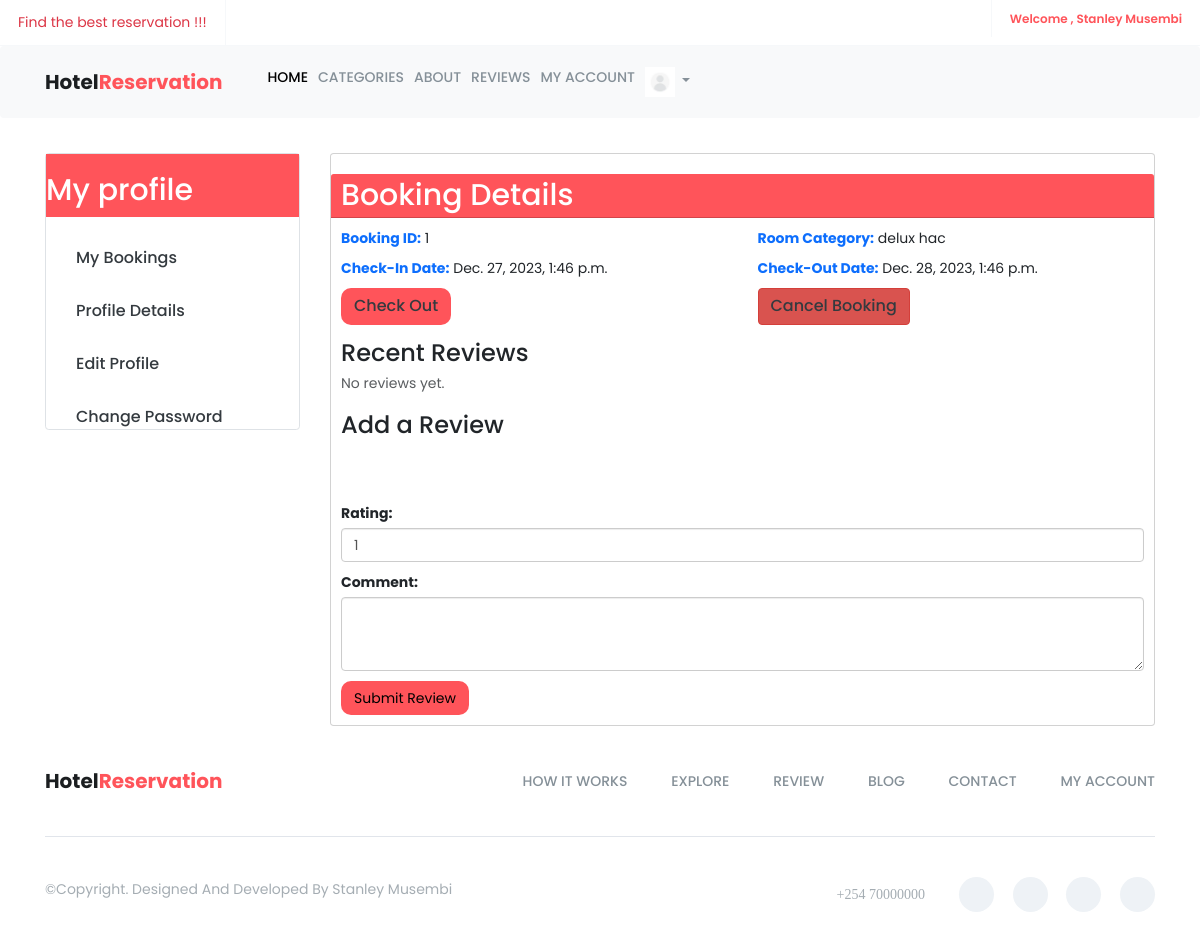
The app's page /auth/my_booking/1/ (signed in), older data.
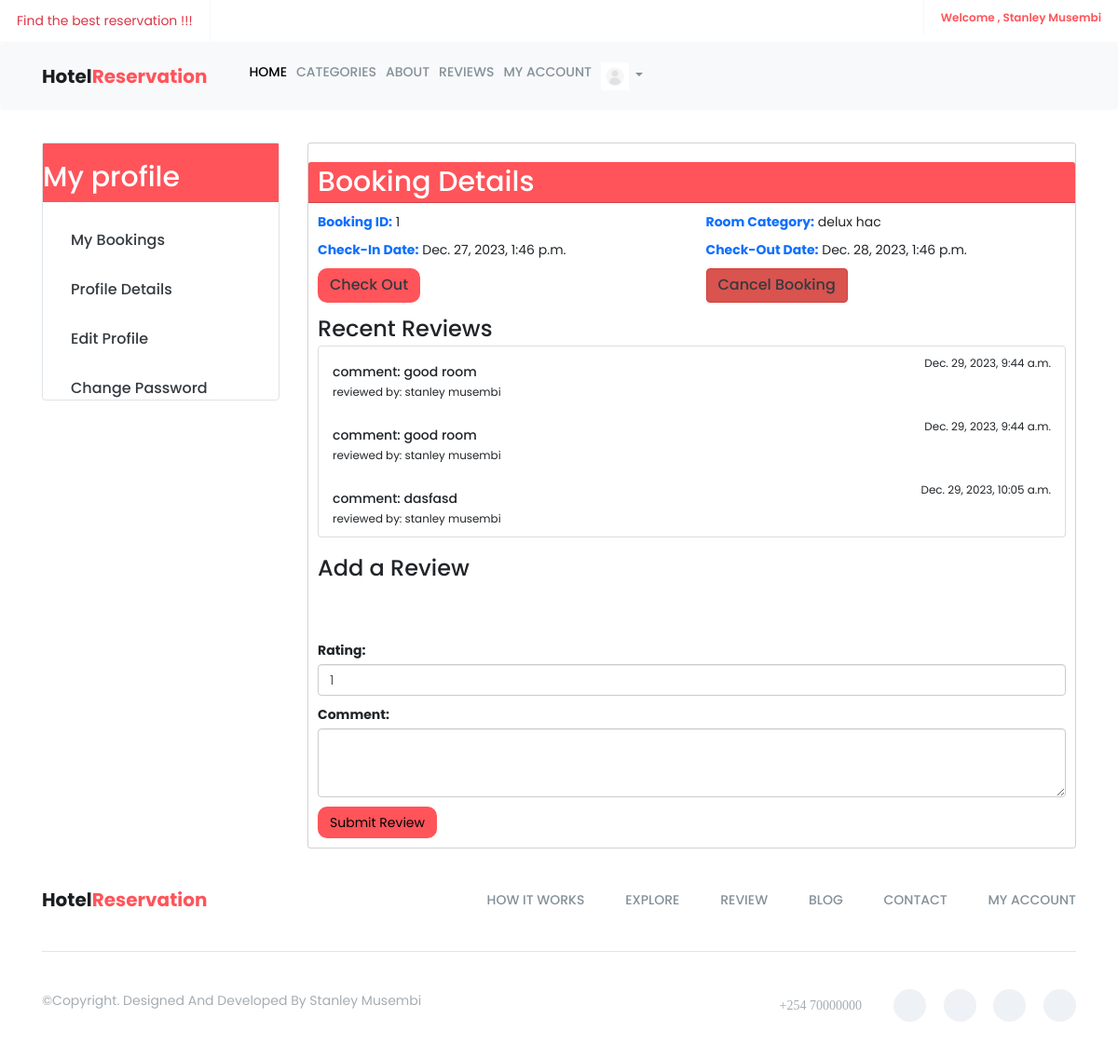
The same page, newer data.
### accounts/models.py (models this page shows, shortened)
class CustomUser(AbstractUser):
    email = models.EmailField(unique=True)
    gender = models.CharField(max_length=1,  blank=True, null=True)
    address = models.CharField(max_length=255, blank=True, null=True)
    image = models.ImageField(upload_to="user_images", blank=True, null=True)
    objects = CustomUserManager()
    USERNAME_FIELD = 'email'
    REQUIRED_FIELDS = []

### hotel/models.py (models this page shows, shortened)
class Booking(models.Model):
    room = models.ForeignKey('Room' , on_delete=models.CASCADE)
    user = models.ForeignKey('accounts.CustomUser' , on_delete=models.CASCADE)
    persons = models.IntegerField()
    check_in = models.DateTimeField()
    check_out = models.DateTimeField()
    STATUS_CHOICES = (
        ('active' , 'active') ,
        ('cancelled' , 'cancelled') ,
        ('checked out' , 'checked out')
    )
    status = models.CharField(max_length=255 , choices=STATUS_CHOICES , default='active')
    added_on = models.DateTimeField(auto_now_add=True)
    updated_on = models.DateTimeField(auto_now=True)

class Room(models.Model):
    name  = models.CharField(max_length=255 , unique=True)
    category = models.ForeignKey('RoomCategory' , on_delete=models.CASCADE)
    STATUS_CHOICES = (
        ('available' , 'available' ) ,
        ('booked' , 'booked'),
        ('not available' , 'not available')
    )
    status = models.CharField(max_length=255 , choices=STATUS_CHOICES)
    added_on = models.DateTimeField(auto_now_add=True)
    updated_on = models.DateTimeField(auto_now=True)

class RoomCategory(models.Model):
    name = models.CharField(max_length=255)
    description = models.TextField()
    capacity = models.IntegerField()
    beds = models.IntegerField()
    rooms = models.IntegerField()
    cost = models.DecimalField(max_digits=10, decimal_places=2)
    added_on = models.DateTimeField(auto_now_add=True)
    image = models.ImageField(upload_to="room_category_images")
    def __str__(self):
        return self.name

class Review(models.Model):
    category = models.ForeignKey('RoomCategory' , on_delete=models.CASCADE)
    user = models.ForeignKey('accounts.CustomUser' , on_delete=models.CASCADE)
    RATINGS = (
        (1 , 1) ,
        (2 , 2) ,
        (3 , 3) ,
        (4 , 4) ,
        (5 , 5) ,
    )
    comment = models.TextField()
    rating = models.IntegerField(choices=RATINGS)
    added_on = models.DateTimeField(auto_now_add=True)

### accounts/views.py (the view)
# urls.py: path('my_booking/<int:id>/' ,  booking_details , name='booking_details'),
@login_required(login_url='accounts:login')
def booking_details(request , id):
    try:
        booking = Booking.objects.get(id=id)
    except:
        return HttpResponseRedirect(reverse('accounts:my_booking'))
    category = booking.room.category
    reviews = Review.objects.filter(category=category)[:7]
    user = request.user
    category_id  = category.id
    context = {
        'booking':booking,
        'reviews':reviews,
        'category_id':category_id,
    }
    return render(request , 'public/my_booking_detail.html' , context)

### templates/public/my_booking_detail.html (shortened to what this page needs)
{% extends 'public/base.html' %}
{% load static %}
{% block content %}
    <div class="container mt-4">
        <div class="row">
            {% include 'public/profile_sidebar.html' %}
            <div class="col-md-9">
                <div class="card">
                    <h2 class="card-header primary-bg text-white">
                         Booking Details
                    </h2>
                    <div class="card-body">
                        {% if booking %}
                        <div class="row">
                            <div class="col-md-6">
                                <div class="mb-3">
                                    <strong class="text-primary">Booking ID:</strong> {{ booking.id }}
                                </div>
                            </div>
                            <div class="col-md-6">
                                <div class="mb-3">
                                    <strong class="text-primary">Room Category:</strong> {{ booking.room.category }}
                                </div>
                            </div>
                        </div>
                        <div class="row">
                            <div class="col-md-6">
                                <div class="mb-3">
                                    <strong class="text-primary">Check-In Date:</strong> {{ booking.check_in }}
                                </div>
                            </div>
                            <div class="col-md-6">
                                <div class="mb-3">
                                    <strong class="text-primary">Check-Out Date:</strong> {{ booking.check_out }}
                                </div>
                            </div>
                        </div>
                        <div class="row">
                            <div class=" col-sm-6 col-md-6">
                                   <button  class="btn btn-custom"> <a href="{% url 'hotel:checkout' booking.id %}">Check Out</a></buttoon>
                            </div>
                            <div class="  col-sm-6 col-md-6">
                             <button  class="btn btn-danger"> <a href="{% url 'hotel:cancel_booking' booking.id %}">Cancel Booking</a></button>
                            </div>
                        </div>
                            <h3 class="card-title mt-4">
                                Recent Reviews
                            </h3>
                            {% if reviews %}
                            <div class="list-group">
                                {% for review in reviews%}
                                <div   class="list-group-item list-group-item-action  " aria-current="true">
                                  <div class="d-flex w-100 justify-content-between">
                                    <h5 class="mb-1">comment: {{review.comment}}</h5>
                                    <small>{{review.added_on}}</small>
                                  </div>
                                  <small>reviewed by: {{booking.user.get_full_name}}</small>
                                </div>
                                 {% endfor %}
                              </div>
                            {% else %}
                                <p class="text-muted">
                                     No reviews yet.
                                </p>
                            {% endif %}
                            <h3 class="card-title mt-4">
                                 Add a Review
                            </h3>
                            <form method="post" action="{% url 'accounts:add_review' %}">
                                <div class="mb-3">
                                </div>
                                <div class="mb-3">
                                </div>
                                <div class="mb-3">
                                    <label for="rating" class="form-label">
                                         Rating:
                                    </label>
                                    <select class="form-control" id="rating" name="rating" required>
                                        <option value="1">1</option>
                                    </select>
                                </div>
                                <div class="mb-3">
                                    <label for="comment" class="form-label">
                                         Comment:
                                    </label>
                                    <textarea class="form-control" id="comment" name="comment" rows="3" required></textarea>
                                </div>
                                <button type="submit" class="btn btn-custom">
                                     Submit Review
                                </button>
                            </form>
                        {% else %}
                            <p class="text-muted">
                                <i class="bi bi-exclamation-circle"></i> Booking not found.
                            </p>
                        {% endif %}
                    </div>
                </div>
            </div>
        </div>
    </div>
{% endblock %}

### templates/public/base.html (shortened to what this page needs)
{% load static %}
<!doctype html>
<html class="no-js" lang="en">
    <head>
        <link href="https://cdn.jsdelivr.net/npm/bootstrap@5.3.2/dist/css/bootstrap.min.css" rel="stylesheet">
		<link href="https://cdn.jsdelivr.net/npm/bootstrap@5.3.2/dist/css/bootstrap.min.css" rel="stylesheet">
        <link rel="stylesheet" href="{% static 'assets/css/font-awesome.min.css' %}">
		<link rel="stylesheet" href="{% static 'assets/css/linearicons.css' %}">
        <link rel="stylesheet" href="{% static 'assets/css/animate.css' %}">
        <link rel="stylesheet" href="{% static 'assets/css/flaticon.css' %}">
        <link rel="stylesheet" href="{% static 'assets/css/slick.css' %}">
		<link rel="stylesheet" href="{% static 'assets/css/slick-theme.css' %}">
        <link rel="stylesheet" href="{% static 'assets/css/bootstrap.min.css' %}">
		<link rel="stylesheet" href="{% static 'assets/css/bootsnav.css' %}" >
        <link rel="stylesheet" href="{% static 'assets/css/style.css' %}">
        <link rel="stylesheet" href="{% static 'assets/css/responsive.css' %}">
    </head>
	<body>
		<header id="header-top" class="header-top">
			<ul>
				<li>
					<div class="header-top-left">
						<ul>
							<li class="select-opt">
								 <p class="text-danger">Find the best reservation !!!</p>
							</li>
						</ul>
					</div>
				</li>
				<li class="head-responsive-right pull-right">
                    <div class="header-top-right">
                        {% if  user.is_authenticated %}
						<ul>
							<li class="header-top-contact">
								 <a href="">Welcome , {{user.first_name }} {{user.last_name}} </a>
							</li>
						</ul>
						{% endif%}
                    </div>
                </li>
			</ul>
		</header>
		<section class="top-area">
			<div class="header-area">
			    <nav class="navbar navbar-expand-lg navbar-light bg-light fixed-top" style ="width:100%;" data-bs-minus-value-desktop="70" data-bs-minus-value-mobile="55" data-bs-speed="1000">
					<div class="container">
						<div class="navbar-brand">
							<a  href="{% url 'hotel:home'%} "  >Hotel<span class="brand-span">reservation</span></a>
						</div>
						<div class="collapse navbar-collapse menu-ui-design" id="navbar-menu">
							<ul class="navbar-nav ms-auto" data-bs-in="fadeInDown" data-bs-out="fadeOutUp">
								<li class="nav-item"><a href="{% url 'hotel:home' %}" class="nav-link active" href="#home">Home</a></li>
								<li class="nav-item"><a href="{% url 'hotel:all_categories' %}" class="nav-link" href="#works">Categories </a></li>
								<li class="nav-item"><a href="" class="nav-link" href="#explore">About</a></li>
								<li class="nav-item"><a href="" class="nav-link" href="#reviews">Reviews</a></li>
								<li class="nav-item"><a href="{% url 'accounts:profile' %}" class="nav-link" href="#contact">My Account</a></li>
								  {% if user.is_authenticated %}
								  <li class="nav-item ml-auto dropdown">
									  <a class="nav-link dropdown-toggle" href="#" id="profileDropdown" role="button" data-bs-toggle="dropdown" aria-haspopup="true" aria-expanded="false">
										  {% if user.image %}
											  <img src="{{ user.image.url }}" alt="Profile Image" width="30px" class="profile-image">
										  {% else %}
											  <img src="{% static 'assets/img/placeholder.webp' %}" alt="Placeholder Image" width="30px" class="profile-image">
										  {% endif %}
									  </a>
								  </li>
								  {% endif %}
							</ul>
						</div>
					</div>
				</nav>
			</div>
		</section>
        {% block content%}
         {% endblock content%}
		<footer id="footer"  class="footer">
			<div class="container">
				<div class="footer-menu">
		           	<div class="row">
			           	<div class="col-sm-3">
			           		 <div class="navbar-header">
				                <a class="navbar-brand" href="{% url 'hotel:home' %}">Hotel<span class="brand-span">Reservation</span></a>
				            </div>
			           	</div>
			           	<div class="col-sm-9">
			           		<ul class="footer-menu-item">
			                    <li class="scroll"><a href="#works">how it works</a></li>
			                    <li class="scroll"><a href="#explore">explore</a></li>
			                    <li class="scroll"><a href="#reviews">review</a></li>
			                    <li class="scroll"><a href="#blog">blog</a></li>
			                    <li class="scroll"><a href="#contact">contact</a></li>
			                    <li class=" scroll"><a href="#contact">my account</a></li>
			                </ul>
			           	</div>
		           </div>
				</div>
				<div class="hm-footer-copyright">
					<div class="row">
						<div class="col-sm-5">
							<p>
								&copy;copyright. designed and developed by Stanley Musembi
							</p>
						</div>
						<div class="col-sm-7">
							<div class="footer-social">
								<span><i class="fa fa-phone"> +254 70000000 </i></span>
								<a href="#"><i class="fa fa-facebook"></i></a>
								<a href="#"><i class="fa fa-twitter"></i></a>
								<a href="#"><i class="fa fa-linkedin"></i></a>
								<a href="#"><i class="fa fa-google-plus"></i></a>
							</div>
						</div>
					</div>
				</div>
			</div>
        </footer>
    </body>
</html>

### templates/public/profile_sidebar.html
<div class="col-md-3">
    <div class="list-group border">
        <div class=" primary-bg">
            <h2 class="text-white">My profile</h2>
        </div>
        <div class="mt-5">
        <a href="{% url 'accounts:my_bookings' %}"><div  class="px-5  "> My bookings </div></a>
        </div>
        <div class="mt-5">
            <a href="{% url 'accounts:edit_profile' %} "  > <div  class="px-5">Profile details</div> </a>
         </div>
        <div class="mt-5">
        <a href=" {% url 'accounts:profile_details' %}"><div  class="px-5">Edit profile </div></a>
        </div>
        <div class="mt-5">
        <a href="{% url 'accounts:change_password' %}" ><div  class="px-5">Change Password</div></a>
        </div>
    </div>
</div>

Row changes from the older to the newer data that the page shows:
added Review: comment "good room", added_on "Dec. 29, 2023, 9:44 a.m.", {{ booking.user.get_full_name }} "stanley musembi"
added Review: comment "good room", added_on "Dec. 29, 2023, 9:44 a.m.", {{ booking.user.get_full_name }} "stanley musembi"
added Review: comment "dasfasd", added_on "Dec. 29, 2023, 10:05 a.m.", {{ booking.user.get_full_name }} "stanley musembi"
Text that changed along with them:
text no longer shown: "No reviews yet."
